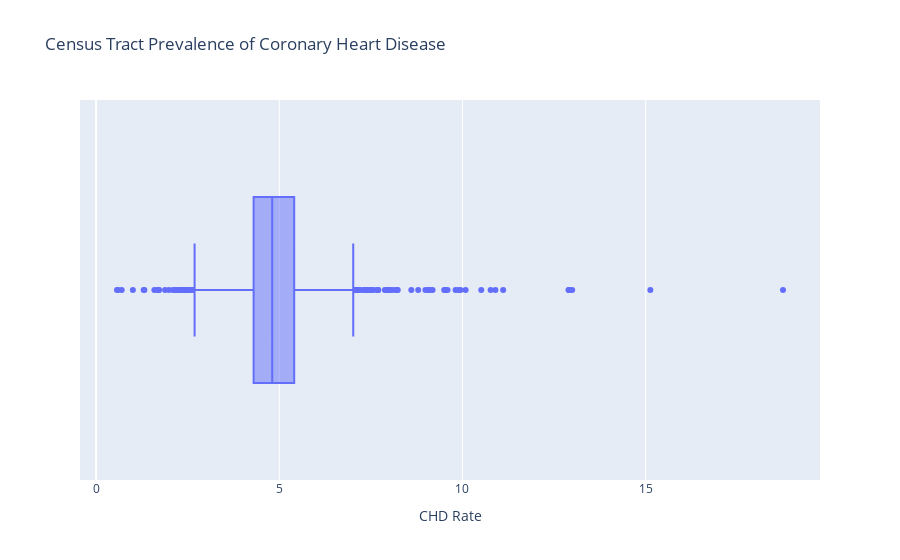

The cell this chart's notebook holds for it:
### Code cell
# make boxplots for the distribution of key variables

#SNAP Rate
px.box(data_frame = new
       ,x = 'snap_rate', 
       labels ={
                "snap_rate": "Grocery Store SNAP Acceptance Rate"},
       
       title='Census Tract Grocery Store SNAP Acceptance Rate'
       )
# Coronary Heart Disease Percent
px.box(data_frame = new
       ,x = 'chd_pct', 
        labels ={
                "chd_pct": "CHD Rate"},
       title='Census Tract Prevalence of Coronary Heart Disease'
       )

### Figure 1 — Plotly figure (JSON) as saved in the notebook; plotly's stock layout.template omitted (floating-point values rounded to 4 significant figures; data arrays with more than 128 entries replaced by an {"elided": "..."} marker saying what was removed)
{"data": [{"alignmentgroup": "True", "hovertemplate": "CHD Rate=%{x}<extra></extra>", "legendgroup": "", "marker": {"color": "#636efa"}, "name": "", "notched": false, "offsetgroup": "", "orientation": "h", "showlegend": false, "type": "box", "x": {"elided": "2495 float values"}, "x0": " ", "xaxis": "x", "y0": " ", "yaxis": "y"}], "layout": {"autosize": true, "boxmode": "group", "legend": {"tracegroupgap": 0}, "title": {"text": "Census Tract Prevalence of Coronary Heart Disease"}, "xaxis": {"anchor": "y", "autorange": true, "domain": [0, 1], "range": [-0.4399, 19.76], "title": {"text": "CHD Rate"}, "type": "linear"}, "yaxis": {"anchor": "x", "autorange": true, "domain": [0, 1], "range": [-0.5, 0.5], "type": "category"}}}
